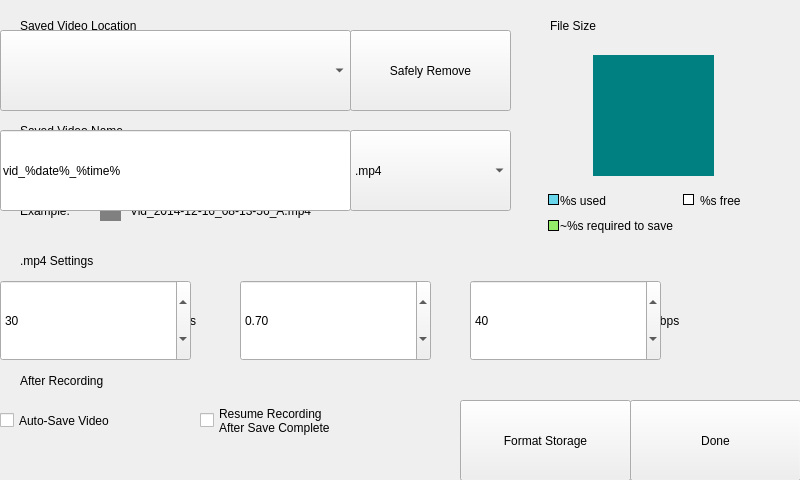
<?xml version="1.0" encoding="UTF-8"?>
<ui version="4.0">
 <class>Form</class>
 <widget class="QWidget" name="Form">
  <property name="geometry">
   <rect>
    <x>0</x>
    <y>0</y>
    <width>800</width>
    <height>480</height>
   </rect>
  </property>
  <property name="windowTitle">
   <string>File Settings</string>
  </property>
  <widget class="HeaderLabel" name="headerlabel">
   <property name="geometry">
    <rect>
     <x>20</x>
     <y>10</y>
     <width>291</width>
     <height>31</height>
    </rect>
   </property>
   <property name="text">
    <string>Saved Video Location</string>
   </property>
  </widget>
  <widget class="HeaderLabel" name="headerlabel_2">
   <property name="geometry">
    <rect>
     <x>550</x>
     <y>10</y>
     <width>241</width>
     <height>31</height>
    </rect>
   </property>
   <property name="text">
    <string>File Size</string>
   </property>
  </widget>
  <widget class="Button" name="uiSafelyRemove">
   <property name="geometry">
    <rect>
     <x>350</x>
     <y>30</y>
     <width>161</width>
     <height>81</height>
    </rect>
   </property>
   <property name="text">
    <string>Safely Remove</string>
   </property>
   <property name="clickMarginLeft" stdset="0">
    <enum>Button::none</enum>
   </property>
  </widget>
  <widget class="QWidget" name="uiDiskSpaceVisualization" native="true">
   <property name="geometry">
    <rect>
     <x>593</x>
     <y>55</y>
     <width>121</width>
     <height>121</height>
    </rect>
   </property>
   <property name="styleSheet">
    <string notr="true">background: teal</string>
   </property>
  </widget>
  <widget class="Label" name="uiDiskSpaceUsed">
   <property name="geometry">
    <rect>
     <x>560</x>
     <y>190</y>
     <width>121</width>
     <height>21</height>
    </rect>
   </property>
   <property name="text">
    <string>%s used</string>
   </property>
  </widget>
  <widget class="Label" name="uiDiskSpaceFree">
   <property name="geometry">
    <rect>
     <x>700</x>
     <y>190</y>
     <width>101</width>
     <height>21</height>
    </rect>
   </property>
   <property name="text">
    <string>%s free</string>
   </property>
  </widget>
  <widget class="Label" name="uiDiskSpaceRequired">
   <property name="geometry">
    <rect>
     <x>560</x>
     <y>210</y>
     <width>241</width>
     <height>31</height>
    </rect>
   </property>
   <property name="text">
    <string>~%s required to save</string>
   </property>
  </widget>
  <widget class="QFrame" name="frame">
   <property name="geometry">
    <rect>
     <x>548</x>
     <y>194</y>
     <width>11</width>
     <height>11</height>
    </rect>
   </property>
   <property name="styleSheet">
    <string notr="true">border: 1px solid black; background: rgba(105,214,235,255);</string>
   </property>
   <property name="frameShape">
    <enum>QFrame::StyledPanel</enum>
   </property>
   <property name="frameShadow">
    <enum>QFrame::Raised</enum>
   </property>
  </widget>
  <widget class="QFrame" name="frame_2">
   <property name="geometry">
    <rect>
     <x>683</x>
     <y>194</y>
     <width>11</width>
     <height>11</height>
    </rect>
   </property>
   <property name="styleSheet">
    <string notr="true">border: 1px solid black; background: rgba(255,255,255,255);</string>
   </property>
   <property name="frameShape">
    <enum>QFrame::StyledPanel</enum>
   </property>
   <property name="frameShadow">
    <enum>QFrame::Raised</enum>
   </property>
  </widget>
  <widget class="QFrame" name="frame_3">
   <property name="geometry">
    <rect>
     <x>548</x>
     <y>220</y>
     <width>11</width>
     <height>11</height>
    </rect>
   </property>
   <property name="styleSheet">
    <string notr="true">border: 1px solid black; background: rgba(147,235,105,255);</string>
   </property>
   <property name="frameShape">
    <enum>QFrame::StyledPanel</enum>
   </property>
   <property name="frameShadow">
    <enum>QFrame::Raised</enum>
   </property>
  </widget>
  <widget class="HeaderLabel" name="headerlabel_3">
   <property name="geometry">
    <rect>
     <x>20</x>
     <y>110</y>
     <width>251</width>
     <height>41</height>
    </rect>
   </property>
   <property name="text">
    <string>Saved Video Name</string>
   </property>
  </widget>
  <widget class="LineEdit" name="uiSavedVideoName">
   <property name="geometry">
    <rect>
     <x>0</x>
     <y>130</y>
     <width>351</width>
     <height>81</height>
    </rect>
   </property>
   <property name="text">
    <string>vid_%date%_%time%</string>
   </property>
   <property name="placeholderText">
    <string>vid_%date%_%time%</string>
   </property>
   <property name="clickMarginRight" stdset="0">
    <enum>LineEdit::half</enum>
   </property>
  </widget>
  <widget class="ComboBox" name="uiSavedVideoFileExtention">
   <property name="geometry">
    <rect>
     <x>350</x>
     <y>130</y>
     <width>161</width>
     <height>81</height>
    </rect>
   </property>
   <property name="clickMarginLeft" stdset="0">
    <enum>ComboBox::none</enum>
   </property>
   <item>
    <property name="text">
     <string>.mp4</string>
    </property>
   </item>
   <item>
    <property name="text">
     <string>.dng</string>
    </property>
   </item>
   <item>
    <property name="text">
     <string>.tiff</string>
    </property>
   </item>
   <item>
    <property name="text">
     <string>.raw</string>
    </property>
   </item>
  </widget>
  <widget class="Label" name="label_4">
   <property name="geometry">
    <rect>
     <x>20</x>
     <y>200</y>
     <width>81</width>
     <height>21</height>
    </rect>
   </property>
   <property name="text">
    <string>Example:</string>
   </property>
  </widget>
  <widget class="Label" name="label_5">
   <property name="geometry">
    <rect>
     <x>130</x>
     <y>200</y>
     <width>271</width>
     <height>21</height>
    </rect>
   </property>
   <property name="text">
    <string>Vid_2014-12-16_08-13-56_A.mp4</string>
   </property>
  </widget>
  <widget class="QWidget" name="widget_2" native="true">
   <property name="geometry">
    <rect>
     <x>100</x>
     <y>200</y>
     <width>21</width>
     <height>21</height>
    </rect>
   </property>
   <property name="styleSheet">
    <string notr="true">background: grey</string>
   </property>
  </widget>
  <widget class="HeaderLabel" name="headerlabel_4">
   <property name="geometry">
    <rect>
     <x>20</x>
     <y>240</y>
     <width>271</width>
     <height>41</height>
    </rect>
   </property>
   <property name="text">
    <string>.mp4 Settings</string>
   </property>
  </widget>
  <widget class="Label" name="label_6">
   <property name="geometry">
    <rect>
     <x>18</x>
     <y>278</y>
     <width>181</width>
     <height>20</height>
    </rect>
   </property>
   <property name="text">
    <string>Saved File Framerate</string>
   </property>
  </widget>
  <widget class="Label" name="label_7">
   <property name="geometry">
    <rect>
     <x>257</x>
     <y>278</y>
     <width>181</width>
     <height>20</height>
    </rect>
   </property>
   <property name="text">
    <string>Bits Per Pixel</string>
   </property>
  </widget>
  <widget class="SpinBox" name="uiSavedFileFramerate">
   <property name="geometry">
    <rect>
     <x>0</x>
     <y>280</y>
     <width>191</width>
     <height>81</height>
    </rect>
   </property>
   <property name="maximum">
    <number>480</number>
   </property>
   <property name="singleStep">
    <number>5</number>
   </property>
   <property name="value">
    <number>30</number>
   </property>
  </widget>
  <widget class="Label" name="label_8">
   <property name="geometry">
    <rect>
     <x>180</x>
     <y>310</y>
     <width>41</width>
     <height>21</height>
    </rect>
   </property>
   <property name="text">
    <string>fps</string>
   </property>
  </widget>
  <widget class="DecimalSpinBox" name="uiSavedFileBPP">
   <property name="geometry">
    <rect>
     <x>240</x>
     <y>280</y>
     <width>191</width>
     <height>81</height>
    </rect>
   </property>
   <property name="minimum">
    <double>0.050000000000000</double>
   </property>
   <property name="maximum">
    <double>4.000000000000000</double>
   </property>
   <property name="singleStep">
    <double>0.100000000000000</double>
   </property>
   <property name="value">
    <double>0.700000000000000</double>
   </property>
  </widget>
  <widget class="HeaderLabel" name="headerlabel_5">
   <property name="geometry">
    <rect>
     <x>20</x>
     <y>360</y>
     <width>241</width>
     <height>41</height>
    </rect>
   </property>
   <property name="text">
    <string>After Recording</string>
   </property>
  </widget>
  <widget class="CheckBox" name="uiAutoSaveVideo">
   <property name="geometry">
    <rect>
     <x>0</x>
     <y>380</y>
     <width>211</width>
     <height>81</height>
    </rect>
   </property>
   <property name="text">
    <string>Auto-Save Video</string>
   </property>
  </widget>
  <widget class="CheckBox" name="uiResumeRecordingAfterSave">
   <property name="geometry">
    <rect>
     <x>200</x>
     <y>380</y>
     <width>241</width>
     <height>81</height>
    </rect>
   </property>
   <property name="text">
    <string>Resume Recording
After Save Complete</string>
   </property>
  </widget>
  <widget class="Button" name="uiFormatStorage">
   <property name="geometry">
    <rect>
     <x>460</x>
     <y>400</y>
     <width>171</width>
     <height>81</height>
    </rect>
   </property>
   <property name="text">
    <string>Format Storage</string>
   </property>
   <property name="clickMarginRight" stdset="0">
    <enum>Button::half</enum>
   </property>
  </widget>
  <widget class="Button" name="uiDone">
   <property name="geometry">
    <rect>
     <x>630</x>
     <y>400</y>
     <width>171</width>
     <height>81</height>
    </rect>
   </property>
   <property name="text">
    <string>Done</string>
   </property>
   <property name="clickMarginLeft" stdset="0">
    <enum>Button::half</enum>
   </property>
  </widget>
  <widget class="Label" name="label_9">
   <property name="geometry">
    <rect>
     <x>490</x>
     <y>280</y>
     <width>181</width>
     <height>21</height>
    </rect>
   </property>
   <property name="text">
    <string>Max. Bitrate</string>
   </property>
  </widget>
  <widget class="Label" name="label_10">
   <property name="geometry">
    <rect>
     <x>650</x>
     <y>310</y>
     <width>61</width>
     <height>21</height>
    </rect>
   </property>
   <property name="text">
    <string>Mbps</string>
   </property>
  </widget>
  <widget class="SpinBox" name="uiSavedFileMaxBitrate">
   <property name="geometry">
    <rect>
     <x>470</x>
     <y>280</y>
     <width>191</width>
     <height>81</height>
    </rect>
   </property>
   <property name="minimum">
    <number>6</number>
   </property>
   <property name="maximum">
    <number>200</number>
   </property>
   <property name="value">
    <number>40</number>
   </property>
  </widget>
  <widget class="Backdrop" name="backdrop">
   <property name="geometry">
    <rect>
     <x>0</x>
     <y>0</y>
     <width>801</width>
     <height>481</height>
    </rect>
   </property>
  </widget>
  <widget class="StorageMediaSelect" name="uiSavedVideoLocation">
   <property name="geometry">
    <rect>
     <x>0</x>
     <y>30</y>
     <width>351</width>
     <height>81</height>
    </rect>
   </property>
   <property name="clickMarginRight" stdset="0">
    <enum>ComboBox::half</enum>
   </property>
  </widget>
  <widget class="FeedbackLabel" name="uiStorageFeedbackLabel">
   <property name="geometry">
    <rect>
     <x>20</x>
     <y>90</y>
     <width>205</width>
     <height>21</height>
    </rect>
   </property>
  </widget>
  <zorder>backdrop</zorder>
  <zorder>label_8</zorder>
  <zorder>label_5</zorder>
  <zorder>label_4</zorder>
  <zorder>widget_2</zorder>
  <zorder>headerlabel</zorder>
  <zorder>headerlabel_2</zorder>
  <zorder>uiSafelyRemove</zorder>
  <zorder>uiDiskSpaceVisualization</zorder>
  <zorder>uiDiskSpaceUsed</zorder>
  <zorder>uiDiskSpaceFree</zorder>
  <zorder>uiDiskSpaceRequired</zorder>
  <zorder>frame</zorder>
  <zorder>frame_2</zorder>
  <zorder>frame_3</zorder>
  <zorder>headerlabel_3</zorder>
  <zorder>uiSavedVideoName</zorder>
  <zorder>uiSavedVideoFileExtention</zorder>
  <zorder>headerlabel_4</zorder>
  <zorder>label_6</zorder>
  <zorder>label_7</zorder>
  <zorder>uiSavedFileFramerate</zorder>
  <zorder>uiSavedFileBPP</zorder>
  <zorder>headerlabel_5</zorder>
  <zorder>uiAutoSaveVideo</zorder>
  <zorder>uiResumeRecordingAfterSave</zorder>
  <zorder>uiFormatStorage</zorder>
  <zorder>uiDone</zorder>
  <zorder>label_9</zorder>
  <zorder>label_10</zorder>
  <zorder>uiSavedFileMaxBitrate</zorder>
  <zorder>uiSavedVideoLocation</zorder>
  <zorder>uiStorageFeedbackLabel</zorder>
 </widget>
 <customwidgets>
  <customwidget>
   <class>Backdrop</class>
   <extends>QLabel</extends>
   <header>backdrop</header>
  </customwidget>
  <customwidget>
   <class>Button</class>
   <extends>QPushButton</extends>
   <header>button</header>
  </customwidget>
  <customwidget>
   <class>CheckBox</class>
   <extends>QCheckBox</extends>
   <header>check_box</header>
  </customwidget>
  <customwidget>
   <class>ComboBox</class>
   <extends>QComboBox</extends>
   <header>combo_box</header>
  </customwidget>
  <customwidget>
   <class>DecimalSpinBox</class>
   <extends>QDoubleSpinBox</extends>
   <header>decimal_spin_box</header>
  </customwidget>
  <customwidget>
   <class>FeedbackLabel</class>
   <extends>QLabel</extends>
   <header>feedback_label</header>
  </customwidget>
  <customwidget>
   <class>HeaderLabel</class>
   <extends>QLabel</extends>
   <header>header_label</header>
  </customwidget>
  <customwidget>
   <class>Label</class>
   <extends>QLabel</extends>
   <header>label</header>
  </customwidget>
  <customwidget>
   <class>LineEdit</class>
   <extends>QLineEdit</extends>
   <header>line_edit</header>
  </customwidget>
  <customwidget>
   <class>SpinBox</class>
   <extends>QSpinBox</extends>
   <header>spin_box</header>
  </customwidget>
  <customwidget>
   <class>StorageMediaSelect</class>
   <extends>ComboBox</extends>
   <header>storage_media_select</header>
  </customwidget>
 </customwidgets>
 <tabstops>
  <tabstop>uiSafelyRemove</tabstop>
  <tabstop>uiSavedVideoName</tabstop>
  <tabstop>uiSavedVideoFileExtention</tabstop>
  <tabstop>uiSavedFileFramerate</tabstop>
  <tabstop>uiSavedFileBPP</tabstop>
  <tabstop>uiSavedFileMaxBitrate</tabstop>
  <tabstop>uiAutoSaveVideo</tabstop>
  <tabstop>uiResumeRecordingAfterSave</tabstop>
  <tabstop>uiFormatStorage</tabstop>
  <tabstop>uiDone</tabstop>
 </tabstops>
 <resources/>
 <connections/>
</ui>
